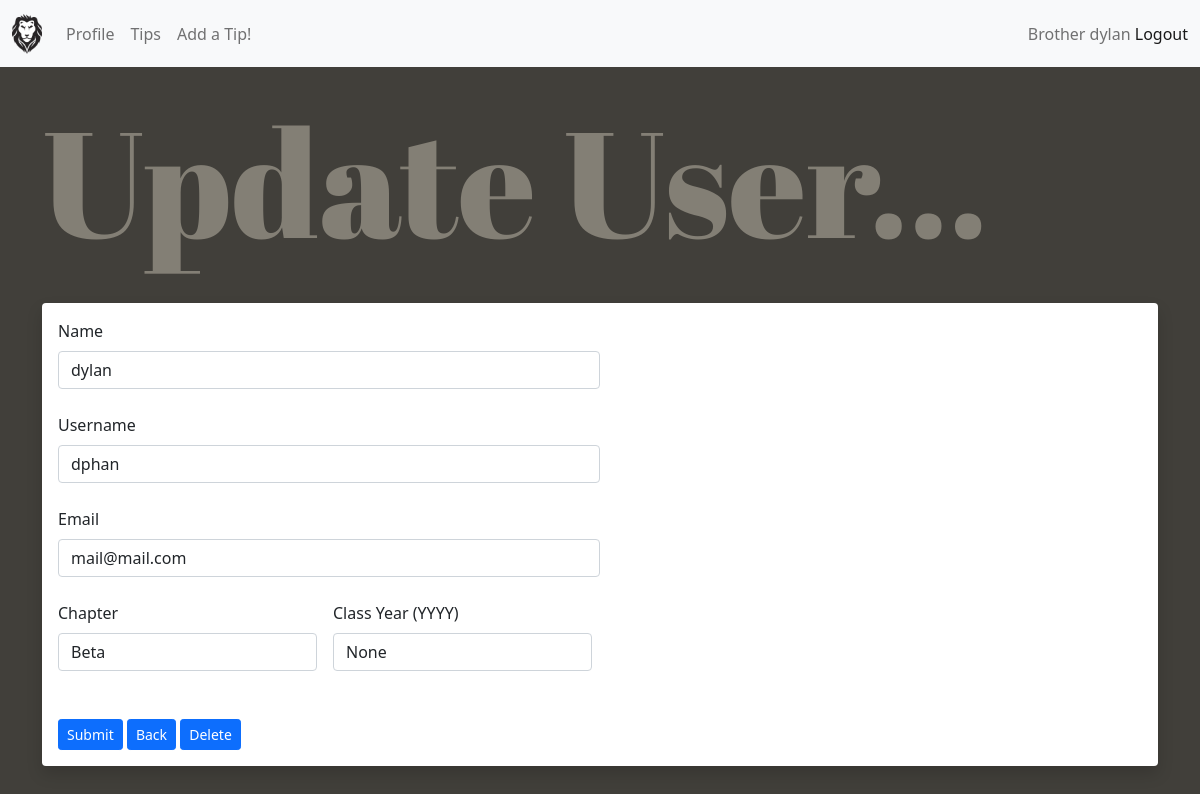
The app's page /update/3 (signed in) with its own data.
### routes.py (models this page shows, shortened)
class Users(UserMixin, db.Model):
    id = db.Column(db.Integer, primary_key=True)
    username = db.Column(db.String(200), unique=True)
    name = db.Column(db.String(200), nullable=False)
    email = db.Column(db.String(120), unique=True)
    chapter_letters = db.Column(db.String(120))
    class_year = db.Column(db.Integer())
    date_added = db.Column(db.DateTime, default=datetime.now)
    password_hash = db.Column(db.String(128))
    tips = db.relationship('TipPost', backref="poster")
    comments = db.relationship('Comment', backref='poster', passive_deletes=True)
    likes = db.relationship('Like', backref='poster', passive_deletes=True)
    @property
    def password(self):
        raise AttributeError('password is not a readable attribute!')

### routes.py (the view)
@app.route('/update/<int:id>', methods=['GET', 'POST'])
@login_required
def update(id):
    form = RegisterForm()
    name_to_update = Users.query.get_or_404(id)
    if request.method == "POST":
        name_to_update.username = request.form['username']
        name_to_update.name = request.form['name']
        name_to_update.email = request.form['email']
        name_to_update.chapter_letters= request.form['chapter_letters']
        name_to_update.class_year = request.form['class_year']
        try:
            db.session.commit()
            flash("User Updated Successfully!")
            return render_template("edit_profile.html",
                form=form,
                name_to_update = name_to_update, id=id)
        except:
            flash("Error!  Looks like there was a problem...try again!")
            return render_template("edit_profile.html",
                form=form,
                name_to_update = name_to_update,
                id=id)
    else:
        return render_template("edit_profile.html",
                form=form,
                name_to_update = name_to_update,
                id = id)

### forms.py
class RegisterForm(FlaskForm):
    username = StringField("Username", validators=[DataRequired()])
    email = StringField("Email", validators=[DataRequired()])
    name = StringField("Name", validators=[DataRequired()])
    password_hash = PasswordField('Password', validators=[DataRequired(), EqualTo('password_hash2', message='Passwords Must Match!')])
    password_hash2 = PasswordField('Confirm Password', validators=[DataRequired()])
    chapter_letters = StringField("Chapter")
    class_year = StringField("Class Year (YYYY)")
    submit = SubmitField("Submit")

class SearchForm(FlaskForm):
    searched = StringField("Searched", validators=[DataRequired()])
    submit = SubmitField("Submit")

### routes.py (called while the page is built)
@login_manager.user_loader
def load_user(user_id):
	return Users.query.get(int(user_id))

@app.context_processor
def base():
    form=SearchForm()
    return dict(form=form)

### templates/edit_profile.html (shortened to what this page needs)
{% extends 'base.html' %}
{% block content %}
{% if id == current_user.id %}
	<h1>Update User...</h1>
	<br/>
<div class="shadow p-3 mb-5 bg-body rounded">
	<form action="/update/{{ name_to_update.id }}" method="POST">
        <div class="col-sm-6">
            {{ form.name.label(class="form-label") }}
            {{ form.name(class="form-control", value=name_to_update.name)}}
        </div>
        <div class="col-sm-6">
            {{ form.username.label(class="form-label") }}
            {{ form.username(class="form-control", value=name_to_update.username)}}
        </div>
        <div class="col-sm-6">
            {{ form.email.label(class="form-label") }}
            {{ form.email(class="form-control", value=name_to_update.email)}}
        </div>
        <div class="row g-3">
            <div class="col-sm-3">
                {{ form.chapter_letters.label(class="form-label") }}
                {{ form.chapter_letters(class="form-control", value=name_to_update.chapter_letters)}}
            </div>
            <div class="col-sm-3">
                {{ form.class_year.label(class="form-label") }}
                {{ form.class_year(class="form-control", value=name_to_update.class_year)}}
            </div>
        </div>
		<br/>
        <button class="btn btn-sm btn-primary btn-block" type="submit">Submit</button> <a href="{{ url_for('dashboard')}}" class="btn btn-sm btn-primary">Back</a>   <a href="#" class="btn btn-sm btn-primary">Delete</a>
	</form>
</div>
<br/><br/><br/>
{% endif %}
{% endblock %}

### templates/nav.html (shortened to what this page needs)
<nav class="navbar navbar-expand-lg navbar-light bg-light" >
    <div class="container-fluid">
        {% if current_user.is_authenticated %}
        <a class="navbar-brand" href="{{ url_for('dashboard')}}"><img src="{{ url_for('static', filename='images/lion.png')}}" alt="" width="30" height="40" class="d-inline-block align-text-top"></a>
        {% else %}
        <a class="navbar-brand" href="{{ url_for('home')}}"><img src="{{ url_for('static', filename='images/lion.png')}}" alt="" width="30" height="40" class="d-inline-block align-text-top"></a>
        {% endif %}
        <div class="collapse navbar-collapse text-warning" id="navbarText">
            <ul class="navbar-nav me-auto mb-2 mb-lg-0">
                <li class="nav-item">
                    <a class="nav-link" href="{{ url_for('dashboard')}}">Profile</a>
                </li>
                <li class="nav-item">
                    <a class="nav-link" href="{{ url_for('tip_page')}}">Tips</a>
                </li>
                <li class="nav-item">
                    <a class="nav-link" href="{{ url_for('add_tip') }}">Add a Tip!</a>
                </li>
                {% if current_user.is_authenticated %}
                </ul>
                <span class="navbar-text">
                Brother {{ current_user.name }}
                    <a href="{{ url_for('logout')}}">Logout</a>
                </span>
                {% endif %}
        </div>
    </div>
</nav>

### static/css/styles.css (style rules this page uses)
body { background-color: rgb(65, 63, 58); }
h1 { font-family: 'Abril Fatface', cursive; color:rgb(131, 127, 117); font-size: 150px; }
a { text-decoration: none; color: violet; }

### records on screen
Users: name "dylan", username "dphan", email "mail@mail.com", chapter_letters "Beta", class_year "None"
